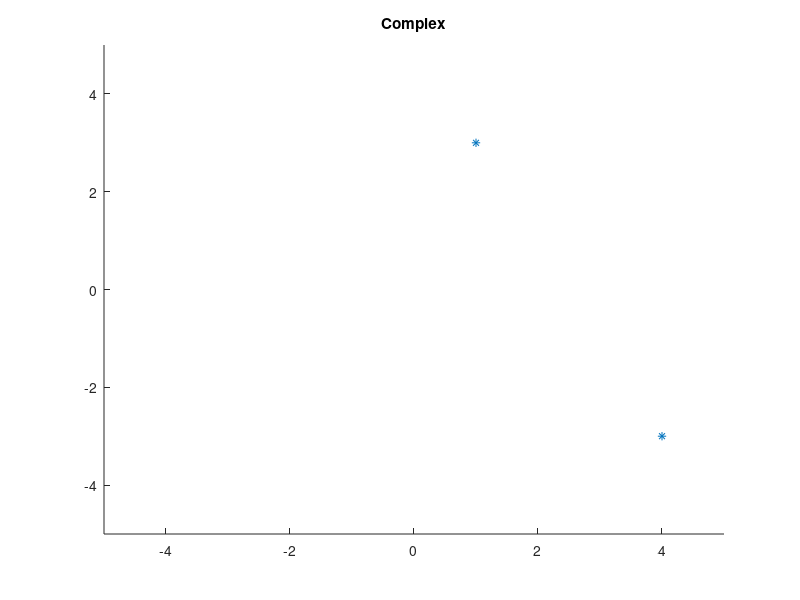

Source code (MATLAB):
% Complex numbers

z = 4 - 3i;
z1 = 1 + 3i;

sub = z - z1 
add = z + z
div = z/z1
pow = z1 ^ 2

sn = sin(z)
ex = exp(pi*i)

img = imag(z)
re = real(z)
absv = abs(z)
conju = conj(z)
ang = angle(z)

hold on;
figure(1);
plot([z z1], '*');
axis([-5, 5 -5 5]);
title('Complex');
print('plots/complex.png');
hold off;


% Roots of polynomials
c = [1 2 -5 0 1 3];
rt = roots(c)
